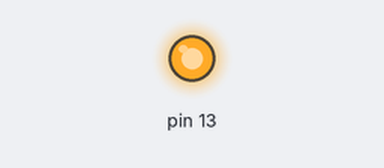
A sketch run on a simulated Arduino Uno, built with avr-gcc and run on an emulated ATmega328P. On the bench: output pins drawn as LEDs (lit = HIGH).

Above: at 1.5 s.
At 3.5 s:
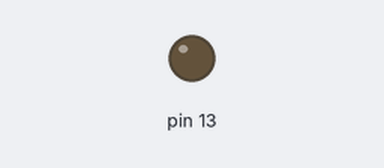
Timing chart, 0 to 5.2 s (numbered marks = the images above):
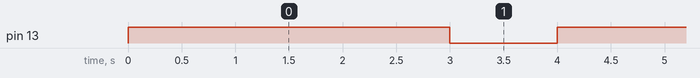

The sketch:

blinkFIRST.ino
```cpp
const int stp = 500;
void setup ()
{
  pinMode (13, OUTPUT);
}

void loop ()
{
  digitalWrite (13, HIGH);
  delay (3000);
  digitalWrite (13, LOW);
  delay (1000);
}
```

Measured:
- by itself, pin 13: alternates HIGH for 3.0 s and LOW for 1.0 s
